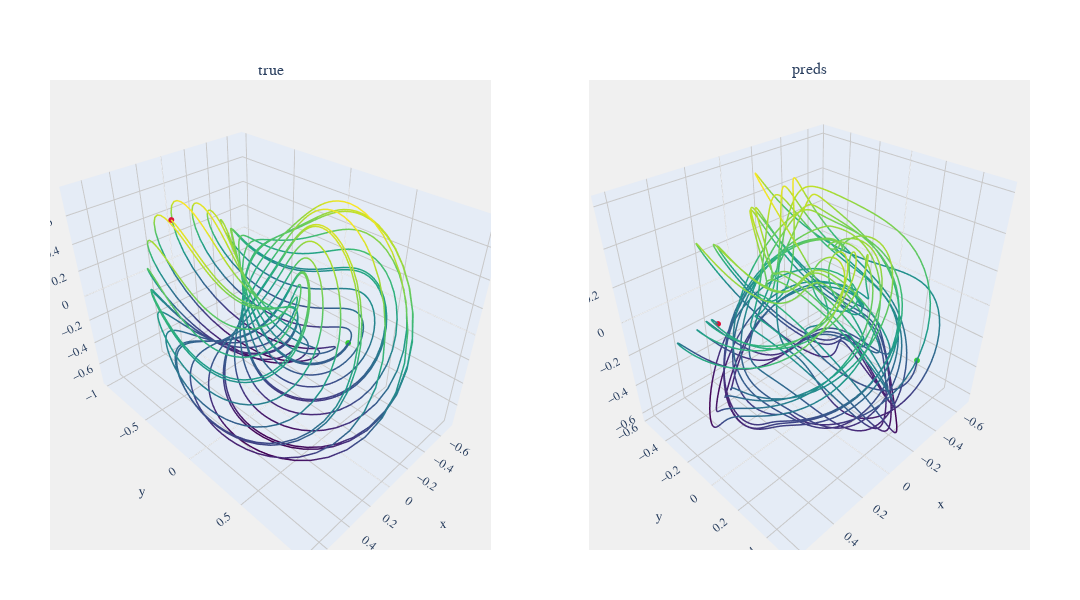

The notebook cell saved with this chart:
### Markdown cell above
## Other Parameters

### Code cell
select = 72
print(f"Parameters {select} {data[select]['parameters']}, RMSE = {data[select]['metrics']['RMSE']}")
viz.compare_plot(datasets=[data[select]['true_value'], data[select]['predictions']], titles=["true","preds"])

### Figure 1 — Plotly figure (JSON) as saved in the notebook; plotly's stock layout.template omitted (floating-point values rounded to 4 significant figures; data arrays with more than 128 entries replaced by an {"elided": "..."} marker saying what was removed)
{"data": [{"hoverinfo": "x+y+z", "line": {"color": {"elided": "2500 float values"}, "colorscale": [[0, "#440154"], [0.1111, "#482878"], [0.2222, "#3e4989"], [0.3333, "#31688e"], [0.4444, "#26828e"], [0.5556, "#1f9e89"], [0.6667, "#35b779"], [0.7778, "#6ece58"], [0.8889, "#b5de2b"], [1, "#fde725"]], "width": 3}, "mode": "lines", "name": "Dataset 1", "scene": "scene", "type": "scatter3d", "x": {"elided": "2500 float values"}, "y": {"elided": "2500 float values"}, "z": {"elided": "2500 float values"}}, {"hoverinfo": "none", "marker": {"color": "limegreen", "size": 2}, "mode": "markers", "name": "Start", "scene": "scene", "showlegend": false, "type": "scatter3d", "x": [-0.4221], "y": [0.3422], "z": [-0.2799]}, {"hoverinfo": "none", "marker": {"color": "crimson", "size": 2}, "mode": "markers", "name": "End", "scene": "scene", "showlegend": false, "type": "scatter3d", "x": [0.4395], "y": [-0.357], "z": [0.7044]}, {"hoverinfo": "x+y+z", "line": {"color": {"elided": "2500 float values"}, "colorscale": [[0, "#440154"], [0.1111, "#482878"], [0.2222, "#3e4989"], [0.3333, "#31688e"], [0.4444, "#26828e"], [0.5556, "#1f9e89"], [0.6667, "#35b779"], [0.7778, "#6ece58"], [0.8889, "#b5de2b"], [1, "#fde725"]], "width": 3}, "mode": "lines", "name": "Dataset 2", "scene": "scene2", "type": "scatter3d", "x": {"elided": "2500 float values"}, "y": {"elided": "2500 float values"}, "z": {"elided": "2500 float values"}}, {"hoverinfo": "none", "marker": {"color": "limegreen", "size": 2}, "mode": "markers", "name": "Start", "scene": "scene2", "showlegend": false, "type": "scatter3d", "x": [-0.4194], "y": [0.3741], "z": [-0.2901]}, {"hoverinfo": "none", "marker": {"color": "crimson", "size": 2}, "mode": "markers", "name": "End", "scene": "scene2", "showlegend": false, "type": "scatter3d", "x": [0.2749], "y": [-0.3661], "z": [-0.07982]}], "layout": {"annotations": [{"font": {"size": 16}, "showarrow": false, "text": "true", "x": 0.225, "xanchor": "center", "xref": "paper", "y": 1, "yanchor": "bottom", "yref": "paper"}, {"font": {"size": 16}, "showarrow": false, "text": "preds", "x": 0.775, "xanchor": "center", "xref": "paper", "y": 1, "yanchor": "bottom", "yref": "paper"}], "font": {"family": "Arial", "size": 12}, "height": 600, "margin": {"b": 50, "l": 50, "r": 50, "t": 80}, "paper_bgcolor": "white", "plot_bgcolor": "rgb(240, 240, 240)", "scene": {"aspectmode": "data", "bgcolor": "rgb(240, 240, 240)", "domain": {"x": [0, 0.45], "y": [0, 1]}, "xaxis": {"gridcolor": "rgb(200, 200, 200)", "showbackground": true}, "yaxis": {"gridcolor": "rgb(200, 200, 200)", "showbackground": true}, "zaxis": {"gridcolor": "rgb(200, 200, 200)", "showbackground": true}}, "scene2": {"aspectmode": "data", "bgcolor": "rgb(240, 240, 240)", "domain": {"x": [0.55, 1], "y": [0, 1]}, "xaxis": {"gridcolor": "rgb(200, 200, 200)", "showbackground": true}, "yaxis": {"gridcolor": "rgb(200, 200, 200)", "showbackground": true}, "zaxis": {"gridcolor": "rgb(200, 200, 200)", "showbackground": true}}, "showlegend": false, "width": 1080}}
